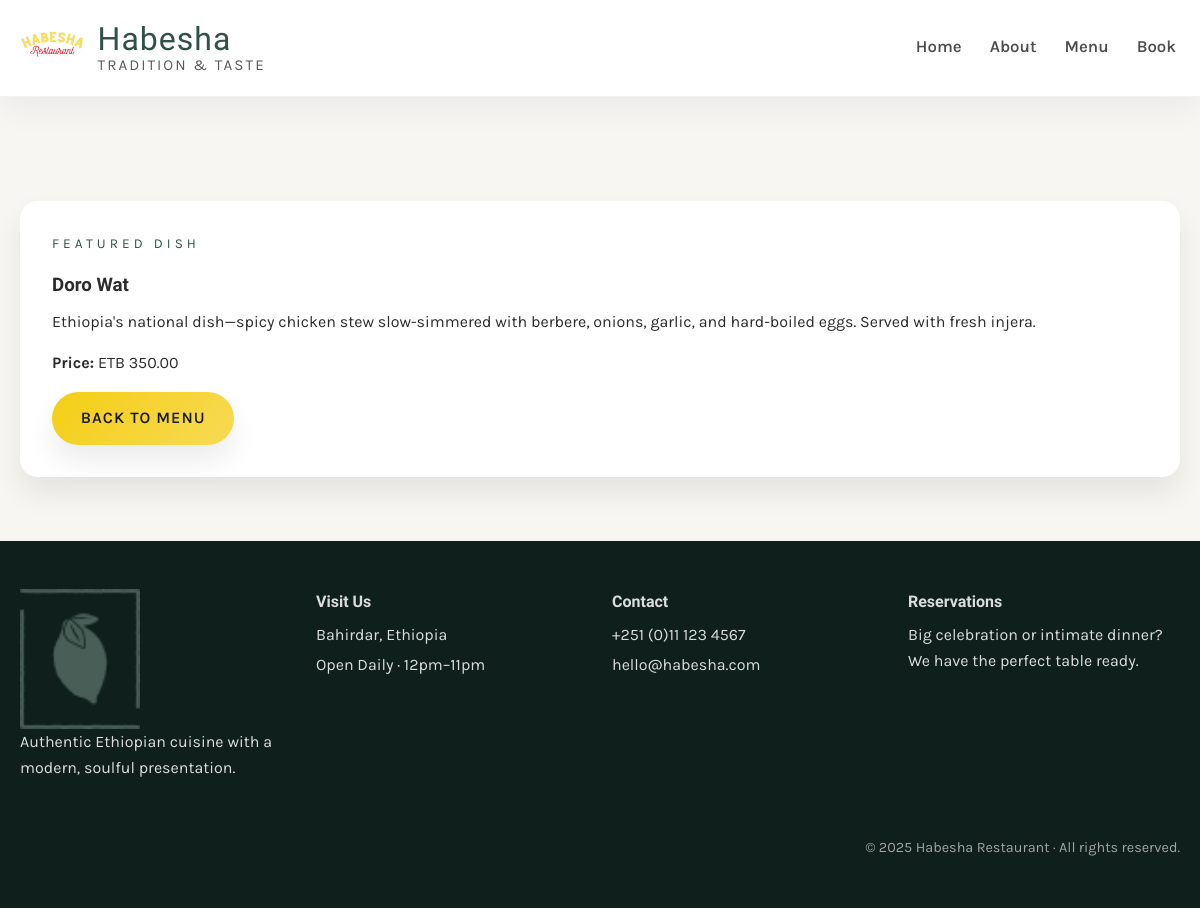
/menu/10/, run on the app's committed database.
### restaurant/models.py (models this page shows, shortened)
class Menu(models.Model):
   name=models.CharField(max_length=200)
   Price=models.IntegerField()
   description=models.CharField(max_length=1000,default="")

### restaurant/views.py (the view)
# urls.py: path('menu/<int:pk>/', views.display, name="menu_item"),
def display(request,pk=None):
    if pk:
        menu_item=Menu.objects.get(pk=pk)
    else:
        menu_item=None
    return render(request, 'menu-display.html', {'menu':menu_item})

### restaurant/templates/menu-display.html
{% extends 'base.html' %}
{% block content %}
<section class="section">
  <article class="story-block">
    <p class="section__eyebrow">Featured dish</p>
    <h1>{{ menu.name }}</h1>
    <p>{{ menu.description|default:"A traditional Ethiopian dish prepared with authentic spices, fresh ingredients, and time-honored techniques from our family recipes." }}</p>
    <p><strong>Price:</strong> ETB {{ menu.Price|floatformat:2 }}</p>
    <a class="btn btn--primary" href="{% url 'menu' %}">Back to menu</a>
  </article>
</section>
{% endblock %}

### restaurant/static/css/style.css (style rules this page uses)
:root { --clr-primary: #2f5149; --clr-primary-dark: #213932; --clr-secondary: #f4ce14; --clr-accent: #ee9972; --clr-neutral: #f7f6f2; --clr-text: #2b2b2b; --radius-lg: 28px; --radius-md: 18px; --radius-sm: 10px; --shadow-soft: 0 20px 40px rgba(47, 81, 73, 0.15); --shadow-card: 0 16px 30px rgba(0, 0, 0, 0.08); }
*, *::before, *::after { box-sizing: border-box; }
body { margin: 0; min-height: 100vh; font-family: 'Karla', 'Segoe UI', sans-serif; background: var(--clr-neutral); color: var(--clr-text); line-height: 1.6; }
h1, h2, h3, h4, h5, h6 { font-family: 'Markazi Text', serif; margin: 0 0 0.5rem; }
p { margin: 0 0 1rem; }
a { color: inherit; text-decoration: none; }
.btn { display: inline-flex; align-items: center; justify-content: center; padding: 0.85rem 1.8rem; border-radius: 999px; font-weight: 600; text-transform: uppercase; letter-spacing: 1px; border: none; cursor: pointer; transition: transform 0.2s ease, box-shadow 0.2s ease; }
.btn--primary { background: linear-gradient(135deg, var(--clr-secondary), #f7da55); color: #1b1b1b; box-shadow: var(--shadow-card); }
.section { margin-top: 3.5rem; }
.section__eyebrow { font-size: 0.85rem; text-transform: uppercase; letter-spacing: 4px; color: var(--clr-primary); }
.story-block { background: #fff; padding: 2rem; border-radius: var(--radius-md); box-shadow: var(--shadow-card); }

### data on the page
Menu: name "Doro Wat", description "Ethiopia's national dish—spicy chicken stew slow-simmered with berbere, onions, garlic, and hard-boiled eggs. Served with fresh injera.", Price "350.00"
